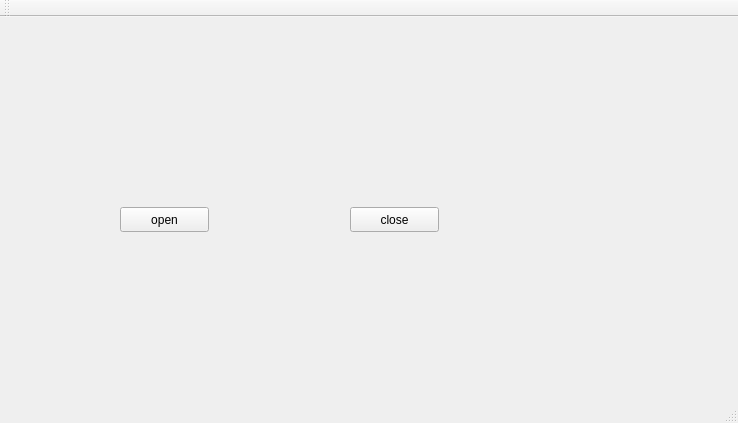
<?xml version="1.0" encoding="UTF-8"?>
<ui version="4.0">
 <class>MainWindow</class>
 <widget class="QMainWindow" name="MainWindow">
  <property name="geometry">
   <rect>
    <x>0</x>
    <y>0</y>
    <width>738</width>
    <height>423</height>
   </rect>
  </property>
  <property name="windowTitle">
   <string>MainWindow</string>
  </property>
  <widget class="QWidget" name="centralWidget">
   <widget class="QPushButton" name="pushButton_open">
    <property name="geometry">
     <rect>
      <x>120</x>
      <y>190</y>
      <width>89</width>
      <height>25</height>
     </rect>
    </property>
    <property name="text">
     <string>open</string>
    </property>
   </widget>
   <widget class="QPushButton" name="pushButton_close">
    <property name="geometry">
     <rect>
      <x>350</x>
      <y>190</y>
      <width>89</width>
      <height>25</height>
     </rect>
    </property>
    <property name="text">
     <string>close</string>
    </property>
   </widget>
  </widget>
  <widget class="QMenuBar" name="menuBar">
   <property name="geometry">
    <rect>
     <x>0</x>
     <y>0</y>
     <width>738</width>
     <height>22</height>
    </rect>
   </property>
  </widget>
  <widget class="QToolBar" name="mainToolBar">
   <attribute name="toolBarArea">
    <enum>TopToolBarArea</enum>
   </attribute>
   <attribute name="toolBarBreak">
    <bool>false</bool>
   </attribute>
  </widget>
  <widget class="QStatusBar" name="statusBar"/>
 </widget>
 <layoutdefault spacing="6" margin="11"/>
 <resources/>
 <connections/>
</ui>
